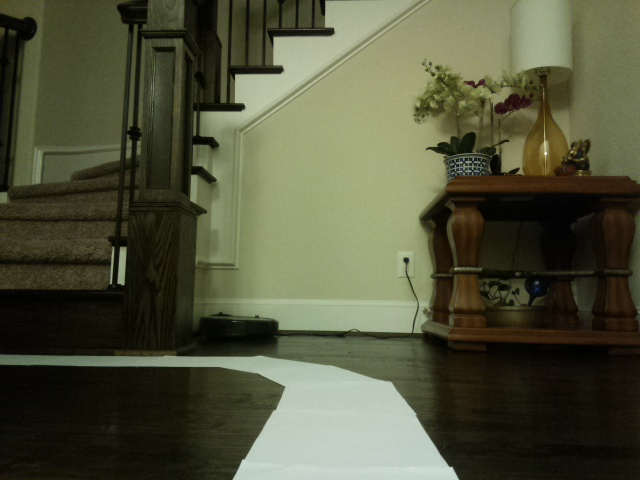
#> input picture Base Algorithms/1TestImage.jpg, 640 x 480 px
$ python -i Algorithm3.py   (imports and definitions only)
#> lines starting #> are read from the running program, lines starting #| are printed output that depends on the picture; after the words box and inside, x2 and y2 are one past the last pixel; in counts of white or black regions, pixels touching at a corner belong together
#> further down, picture is the input picture: shape (480, 640, 3); mean B, G, R 59.9, 83.6, 81.3
#Code written by Rhythm Garg

'''
###################################################################################
'''
import numpy as np
import cv2

'''
###################################################################################
'''

def makeYsGood(lines):
    '''make sure y1 is below (greater in index) y2
    takes in a list of lines, each line is [x1,y1,x2,y2]
    and retuens a list of lines such that y1 is greater
    in index than y2'''
    for line in lines:
        #if the value of y2 is greater than y1, then y2 is lower than y1 because of indexing
        if line[3] > line[1]:
            #switch the coordinates
            tempx = line[0]
            tempy = line[1]
            line[0] = line[2]
            line[1] = line[3]
            line[2] = tempx
            line[3] = tempy
    return lines


'''
###################################################################################
'''
#WE NEED ALGORITHM 2 SINCE IT IS CALLED IN ALGORITHM 3

def algorithm2(myLines):
    '''
    Input is a list of lines. Each line is a 4 element list:
    [x1, y1, x2, y2]
    A list of two lines (each line is [x1, y1, x2, y2])
    representing the lines of the edges of the path is returned using algorithm 2.
    If there are not enough lines, two vertical lines are returned.
    '''
    if len(myLines) < 1:
        return [[160,360,160,460],[480,360,480,460]]

    if len(myLines) == 1:
        return [myLines[0], myLines[0]]

    leftLines = []
    rightLines = []

    for line in myLines:
        #it's in the left half and bottom half
        if line[0] <= 320 and line[1] >= 240:
            leftLines.append(line)
        #it's in the right half and bottom half
        elif line[0] > 320 and line[1] >= 240:
            rightLines.append(line)

    if (len(leftLines) < 1 or len(rightLines) < 1):
        return [myLines[0], myLines[-1]]

    leftAvgLine = averageLine(leftLines)
    rightAvgLine = averageLine(rightLines)

    lanes = [leftAvgLine, rightAvgLine]

    #make ys good
    lanes = makeYsGood(lanes)

    #sort by x1
    lanes.sort(key=lambda x: x[0])


    return lanes

'''
###################################################################################
'''

def averageLine(lines):
    '''
    Input is a list of lines. Each line is a 4 element list:
    [x1, y1, x2, y2]
    A list [x1, y1, x2, y2] representing the average line of
    the inputted lines is returned. If there are no lines, None
    is returned.
    '''
    numLines = len(lines)
    if numLines == 0:
        return None

    sumX1 = 0
    sumY1 = 0
    sumX2 = 0
    sumY2 = 0

    for line in lines:
        sumX1 = sumX1 + line[0]
        sumY1 = sumY1 + line[1]
        sumX2 = sumX2 + line[2]
        sumY2 = sumY2 + line[3]

    avgX1 = sumX1/numLines
    avgY1 = sumY1/numLines
    avgX2 = sumX2/numLines
    avgY2 = sumY2/numLines

    avgLine = [avgX1, avgY1, avgX2, avgY2]
    return avgLine

'''
###################################################################################
'''

def algorithm3(myLines):
    '''
    Input is a list of lines. Each line is a 4 element list:
    [x1, y1, x2, y2]
    A list of two lines (each line is [x1, y1, x2, y2])
    representing the lines of the edges of the path is returned using algorithm 3.
    If there are not enough lines, two vertical lines are returned.
    '''
    #return vertical lines if no lines in input
    if len(myLines) < 1:
        return [[160,360,160,460],[480,360,480,460]]

    #return the line if one line is inputted
    if len(myLines) == 1:
        return [myLines[0], myLines[0]]

    #get all lines in the bottom half of the picture
    newLines = []
    for line in myLines:
        if line[1] >= 320:
            newLines.append(line)

    #return vertical lines if no lines left
    if len(newLines) < 1:
        return [[160,360,160,460],[480,360,480,460]]

    #return the line if one line is left
    if len(newLines) == 1:
        return [newLines[0], newLines[0]]

    #CLUSTERING ALGO
    goodSlopes = []
    lineSlopes = []

    for line in newLines:
        x1 = line[0]
        y1 = line[1]
        x2 = line[2]
        y2 = line[3]
        if (x2-x1!= 0):
            lineSlopes.append((-1)*(y2-y1)/(x2-x1))
        else:
            lineSlopes.append(1000)
        survived = True
        for slope in goodSlopes:
            if (abs(lineSlopes[-1]-slope[0]) <= 0.10):
                #find the mean slope of all the similar slopes
                slope[0] = (slope[0]*slope[1] + lineSlopes[-1])/(slope[1] + 1)

                #find the total number of slopes in the set of similar slopes
                slope[1] = slope[1] + 1

                #average x
                slope[2] = (slope[2]*(slope[1]-1) + (x1+x2)/2)/slope[1]

                #average y
                slope[3] = (slope[3]*(slope[1]-1) + (y1+y2)/2)/slope[1]

                #average x1
                slope[4] = (slope[4]*(slope[1]-1) + x1)/slope[1]

                #average y1
                slope[5] = (slope[5]*(slope[1]-1) + y1)/slope[1]

                #average x2
                slope[6] = (slope[6]*(slope[1]-1) + x2)/slope[1]

                #average y2
                slope[7] = (slope[7]*(slope[1]-1) + y2)/slope[1]

                survived = False
                break

        if survived:
            goodSlopes.append([lineSlopes[-1],1,(x1+x2)/2,(y1+y2)/2,x1,y1,x2,y2])

    #go through each line and make sure y1<y2
    for slope in goodSlopes:
        if slope[7] > slope[5]:
            tempx = slope[4]
            tempy = slope[5]
            slope[4] = slope[6]
            slope[5] = slope[7]
            slope[6] = tempx
            slope[7] = tempy

    #sort by avg x1
    goodSlopes.sort(key=lambda x: x[4])

    #return vertical lines if no lines left
    if len(goodSlopes) < 1:
        return [[160,360,160,460],[480,360,480,460]]

    #return the line if one line is left
    if len(goodSlopes) == 1:
        return [[goodSlopes[0][4],goodSlopes[0][5],goodSlopes[0][6],goodSlopes[0][7]],
                [goodSlopes[0][4],goodSlopes[0][5],goodSlopes[0][6],goodSlopes[0][7]]]

    #if there are less than 5 lines left, go ahead and send them to algorithm 2
    if (len(goodSlopes) < 5):
        algo3Lines = []
        for slope in goodSlopes:
            algo3Lines.append([slope[4],slope[5],slope[6],slope[7]])
        return algorithm2(algo3Lines)

    #otherwise, let's do some more filtering!
    goingToRemove = []
    for slope1 in goodSlopes:
        for slope2 in goodSlopes:
            if slope1 is not slope2:
                min1x = min(slope1[4], slope1[6])
                min2x = min(slope2[4], slope2[6])
                #if two lines are in the same quadrant remove one of them
                if ((min1x <= 160 and min2x <= 160) or (min1x >= 480 and min2x >= 480)):
                    goingToRemove.append(goodSlopes.index(slope1))
    indexesGone = 0
    for index in goingToRemove:
        del goodSlopes[index-indexesGone]
        indexesGone = indexesGone + 1

    #return vertical lines if no lines left
    if len(goodSlopes) < 1:
        return [[160,360,160,460],[480,360,480,460]]

    #return the line if one line is left
    if len(goodSlopes) == 1:
        return [[goodSlopes[0][4],goodSlopes[0][5],goodSlopes[0][6],goodSlopes[0][7]],
                [goodSlopes[0][4],goodSlopes[0][5],goodSlopes[0][6],goodSlopes[0][7]]]

    algo3Lines = []
    for slope in goodSlopes:
        algo3Lines.append([slope[4],slope[5],slope[6],slope[7]])
    return algorithm2(algo3Lines)

'''
###################################################################################
'''


def algo3GetSlopes(image):
    '''
    Input is a 480 rows x 640 columns RGB image of the road.
    A list of two slopes (both are floats) representing the slopes
    of the lines of the edges of the path is returned.
    '''
    blur = cv2.GaussianBlur(image,(13,13), 0)
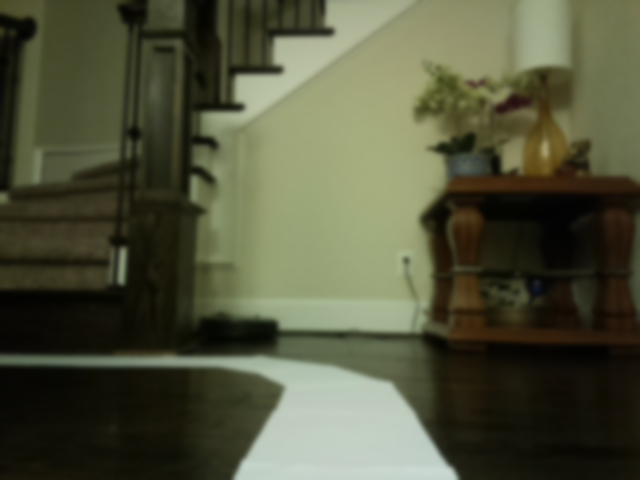
#> blur: shape (480, 640, 3); mean B, G, R 59.9, 83.6, 81.3
    #cv2.imwrite("2GaussianBlur.jpg", blur)

    edges = cv2.Canny(blur,100,300)
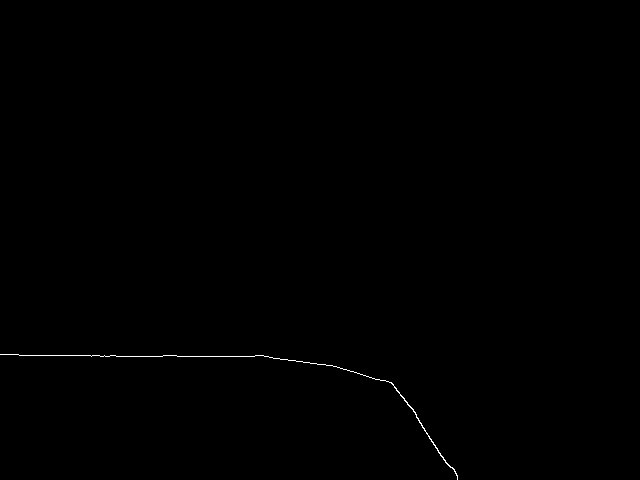
#> edges: shape (480, 640); 0.18% white in thin lines or dots, all inside (x1, y1, x2, y2) = (0, 354, 458, 480)
    #cv2.imwrite("3CannyTransform.jpg", edges)

    lines = cv2.HoughLinesP(edges, 1, np.pi/180, 40, np.array([]), minLineLength=10, maxLineGap=50)
#> lines = [[91, 356, 268, 356], [19, 355, 176, 355], [404, 398, 457, 479], [255, 355, 339, 367], [392, 383, 446, 463], [332, 365, 391, 383]]

    #input for algorithms
    myLines = []
    for line in lines:
        nextLine = []
        lineTemp = line[0]
        nextLine.append(lineTemp[0])
        nextLine.append(lineTemp[1])
        nextLine.append(lineTemp[2])
        nextLine.append(lineTemp[3])
        myLines.append(nextLine)
#> this loop made 6 passes
#> after the loop, myLines has the same summary as lines

    '''Only needed to visualize Hough Lines
    allLanes = image.copy()
    for line in myLines:
        x1 = line[0]
        y1 = line[1]
        x2 = line[2]
        y2 = line[3]
        cv2.line(allLanes, (x1, y1), (x2, y2), color=[255, 255, 255], thickness=2)
    cv2.imwrite("4HoughTransform.jpg", allLanes)
    '''

    #black image
    output = np.zeros((480,640,3), np.uint8)
    for line in myLines:
        x1 = line[0]
        y1 = line[1]
        x2 = line[2]
        y2 = line[3]
        cv2.line(output, (x1, y1), (x2, y2), color=[255, 255, 255], thickness=2)
#> this loop made 6 passes
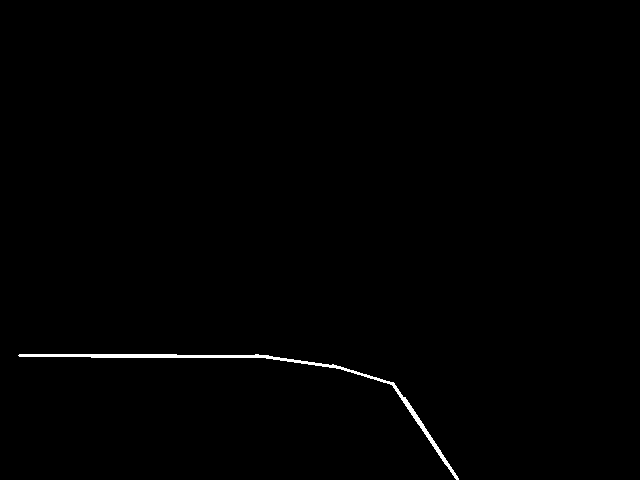
#> output: shape (480, 640, 3); 0.55% white; 1 white region, box (x1, y1, x2, y2) and area: (18, 354, 459, 480) 1681

    '''no longer needed since we are only using black and white for our neural net input image
    gray_output = cv2.cvtColor(output, cv2.COLOR_BGR2GRAY)
    cv2.imwrite("5Output.jpg", gray_output)
    '''
    #make ys good
    myLines = makeYsGood(myLines)
#> the loop in makeYsGood, `for line in lines:` made 6 passes
#> (tempx, tempy) on passes 3 to 6: (404, 398), (255, 355), (392, 383), (332, 365)
#> myLines = [[91, 356, 268, 356], [19, 355, 176, 355], [457, 479, 404, 398], [339, 367, 255, 355], [446, 463, 392, 383], [391, 383, 332, 365]]

    #sort by x1
    myLines.sort(key=lambda x: x[0])


    '''
    ###################################################################################
    '''
    #NOW WE CHOOSE THE ALGORITHM

    finalEdges = algorithm3(myLines)
#> the loop in algorithm3, `for line in myLines:` made 6 passes
#> after the loop in algorithm3, `for line in myLines:`: newLines = [[19, 355, 176, 355], [91, 356, 268, 356], [339, 367, 255, 355], [391, 383, 332, 365], [446, 463, 392, 383], [457, 479, 404, 398]]
#> the loop in algorithm3, `for line in newLines:` made 6 passes
#> after the loop in algorithm3, `for line in newLines:`: goodSlopes = [[0, 2, 138.5, 355.5, 55, 355.5, 222, 355.5], [-0.143, 1, 297, 361, 339, 367, 255, 355], [-0.305, 1, 361.5, 374, 391, 383, 332, 365], [-1.5, 2, 424.8, 430.8, 451.5, 471, 398, 390.5]]; lineSlopes = [0, 0, -0.143, -0.305, -1.48, -1.53]; slope = [-1.5, 2, 424.8, 430.8, 451.5, 471, 398, 390.5]
#> the loop in algorithm3, `for slope in goodSlopes:` made 4 passes
#> after the loop in algorithm3, `for slope in goodSlopes:`: algo3Lines = [[55, 355.5, 222, 355.5], [339, 367, 255, 355], [391, 383, 332, 365], [451.5, 471, 398, 390.5]]
#> the loop in algorithm2, `for line in myLines: #it's in the left half and bottom half` made 4 passes
#> after the loop in algorithm2, `for line in myLines:`: leftLines = [[55, 355.5, 222, 355.5]]; rightLines = [[339, 367, 255, 355], [391, 383, 332, 365], [451.5, 471, 398, 390.5]]
#> in averageLine, `numLines = len(lines)`: numLines = 1
#> the loop in averageLine, `for line in lines:` made 1 pass
#> after the loop in averageLine, `for line in lines:`: sumX1 = 55; sumX2 = 222; sumY1 = 355.5
#> in averageLine, `avgX1 = sumX1/numLines`: avgX1 = 55
#> in averageLine, `avgY1 = sumY1/numLines`: avgY1 = 355.5
#> in averageLine, `avgX2 = sumX2/numLines`: avgX2 = 222
#> in averageLine, `avgY2 = sumY2/numLines`: avgY2 = 355.5
#> in averageLine, `avgLine = [avgX1, avgY1, avgX2, avgY2]`: avgLine = [55, 355.5, 222, 355.5]
#> the loop in averageLine (call 2), `for line in lines:` made 3 passes
#> (line, sumX1, sumY1, sumX2, sumY2) on passes 2 to 3: ([391, 383, 332, 365], 730, 750, 587, 720), ([451.5, 471, 398, 390.5], 1181.5, 1221, 985, 1110.5)
#> in algorithm2, `rightAvgLine = averageLine(rightLines)`: rightAvgLine = [393.8, 407, 328.3, 370.2]
#> in algorithm2, `lanes = [leftAvgLine, rightAvgLine]`: lanes = [[55, 355.5, 222, 355.5], [393.8, 407, 328.3, 370.2]]
#> the loop in makeYsGood (call 2), `for line in lines:` made 2 passes
#> finalEdges has the same summary as lanes in algorithm2
    image1 = image.copy()
    for line in finalEdges:
        x1 = line[0]
        y1 = line[1]
        x2 = line[2]
        y2 = line[3]
        cv2.line(image1, (int(x1), int(y1)), (int(x2), int(y2)), color=[255, 255, 255], thickness=2)
#> this loop made 2 passes
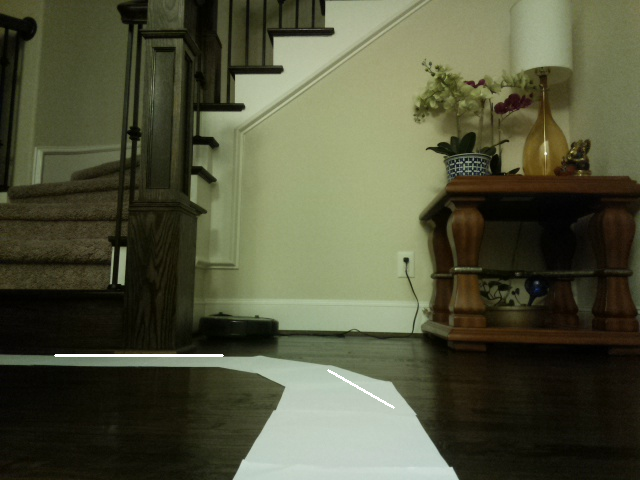
#> image1: shape (480, 640, 3); 0.23% of pixels changed, all inside (x1, y1, x2, y2) = (54, 354, 395, 409)
    cv2.imwrite("Algo3.jpg", image1)

    leftAvgLine = finalEdges[0]
#> leftAvgLine = [55, 355.5, 222, 355.5]
    rightAvgLine = finalEdges[1]
#> rightAvgLine = [393.8, 407, 328.3, 370.2]

    try:
        leftSlope= (-1)*(leftAvgLine[3]-leftAvgLine[1])/(leftAvgLine[2]-leftAvgLine[0])
#> leftSlope = 0
    except:
        leftSlope = 1000

    try:
        rightSlope= (-1)*(rightAvgLine[3]-rightAvgLine[1])/(rightAvgLine[2]-rightAvgLine[0])
#> rightSlope = -0.562
    except:
        rightSlope = 1000

    return [leftSlope, rightSlope]

>>> import cv2
>>> picture = cv2.imread('1TestImage.jpg')
>>> result = algo3GetSlopes(picture)
#> result = [0, -0.562]
